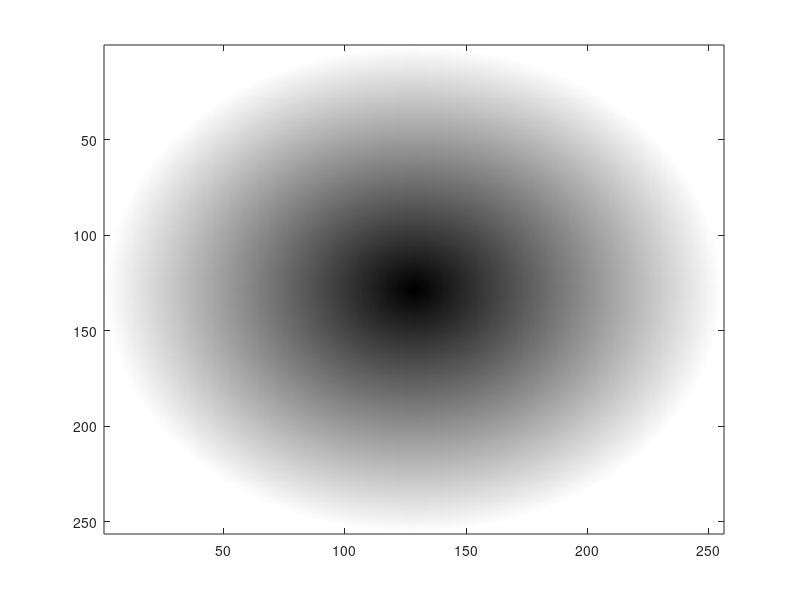

The MATLAB source for this figure: (Note: this script raises an error after producing the figure.)
%gencmap -- an octave script to generate the colormap bitmap

[x, y] = meshgrid(linspace(-1, 1, 256));

psi = x + i*y;

colormap(gray(256));
intens = imagesc(min(abs(psi), 1));
saveimage("intens.ppm", intens, "ppm");

colormap(hsv2rgb([linspace(0, 1, 256)', ones(256, 1), ones(256, 1)]));
color = imagesc((arg(psi) + pi)/2/pi);
saveimage("color.ppm", color, "ppm");

% now start gimp and merge the two bitmaps by hand
